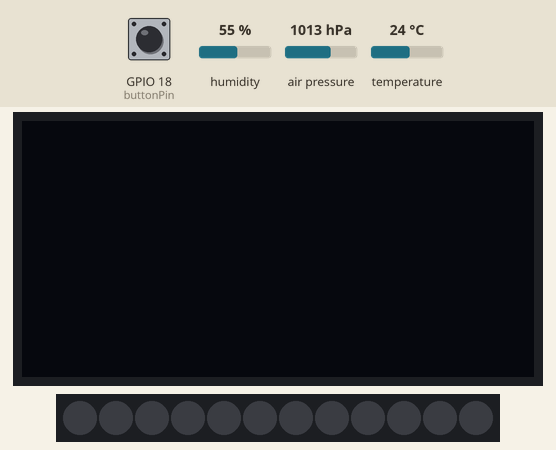
Simulated run of this sketch. Board: ESP32. Parts: 128×64 one-colour display, 12 RGB LEDs in strip order, left to right. The inputs (shaded band) are chosen by the test bench; at power-on: GPIO 18 (buttonPin) LOW, humidity 55 %, air pressure 1013 hPa, temperature 24 °C. Dim RGB values are drawn brighter than linear; WiFi joins after 1.5 s; servers stay silent unless stated; the local clock reads 2024-03-15 10:24:30 at power-on unless the sketch sets it; what the sketch prints to the serial monitor is not drawn.

Above: at 2.7 s.
2.8 s: GPIO 18 (buttonPin) pulled HIGH for 0.15 s
At 3.5 s:
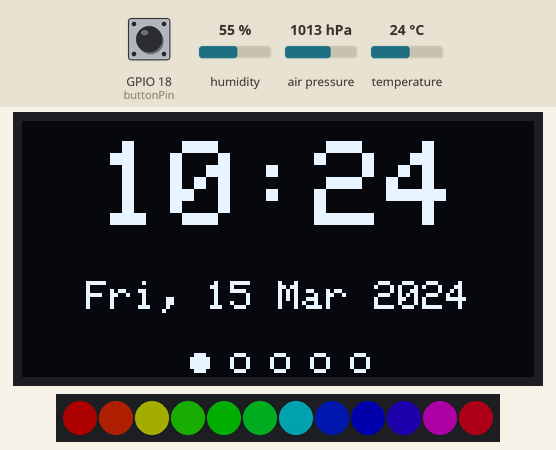
4.4 s: GPIO 18 (buttonPin) pulled HIGH for 1 s
At 5.2 s:
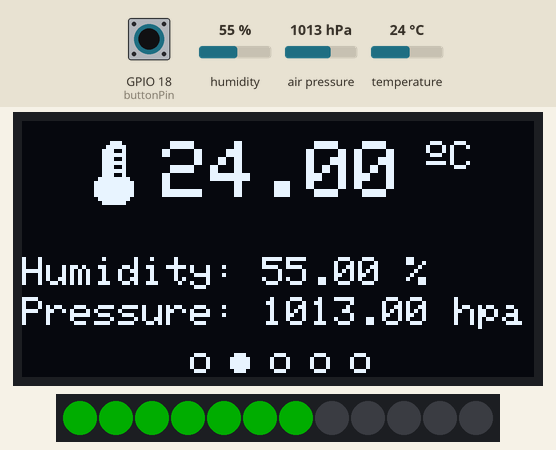
6.9 s: GPIO 18 (buttonPin) pulled HIGH for 0.15 s
At 7.7 s:
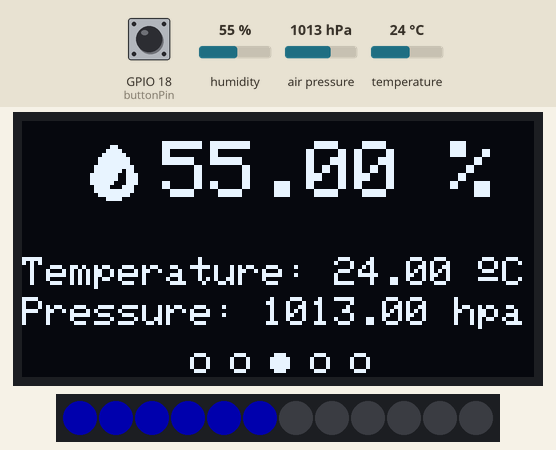
8.7 s: GPIO 18 (buttonPin) pulled HIGH for 3.2 s
At 10.5 s:
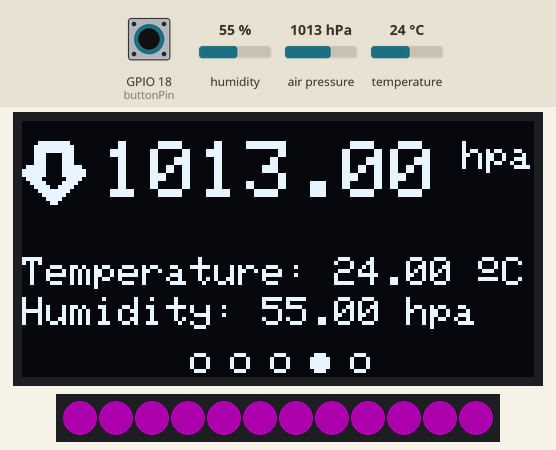
13.4 s: GPIO 18 (buttonPin) pulled HIGH for 0.15 s
At 14.3 s:
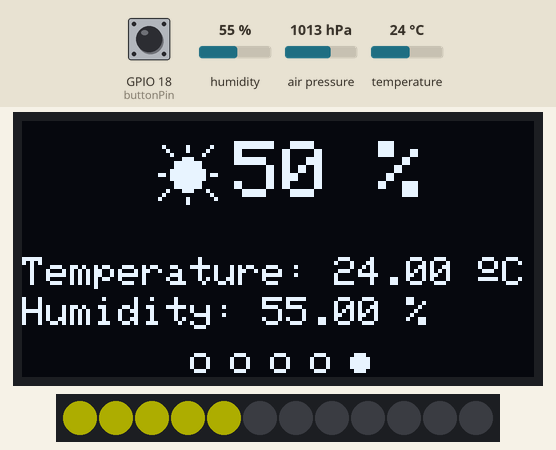
Timing chart, 0 to 16.1 s (numbered marks = the images above; inputs shaded):
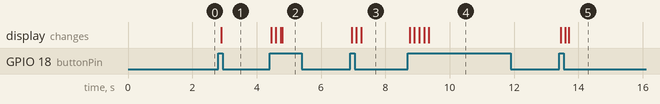

The sketch:

A42_ESP32_Weather_Station.ino
```cpp
/*********
  Board: DOIT ESP32 DEVKIT V1  / V4

Einstellungen:
https://arduino.esp8266.com/stable/package_esp8266com_index.json
https://dl.espressif.com/dl/package_esp32_index.json
http://dan.drown.org/stm32duino/package_STM32duino_index.json
https://dl.espressif.com/dl/package_esp32_index.json


BME280 temperature, humidity and pressure sensor;
LDR (light dependent resistor – luminosity sensor);
0.96 inch I2C OLED Display;
Pushbutton;
12 WS2812B addressable RGB LEDs;


Component  ESP32 Pin Assignment
BME280  GPIO 21 (SDA), GPIO 22 (SCL)
OLED Display  GPIO 21 (SDA), GPIO 22 (SCL)
Light Dependent Resistor (LDR)  GPIO 33
Pushbutton  GPIO 18
Addressable RGB LEDs  GPIO 27

*/

#include <Arduino.h>
#include <Adafruit_NeoPixel.h>
#include <Wire.h>
#include <Adafruit_GFX.h>
#include <Adafruit_SSD1306.h>
#include <Adafruit_Sensor.h>
#include <Adafruit_BME280.h>
#include <WiFi.h>
#include <time.h>

// Insert your network credentials
const char* ssid     = "xxx";
const char* password = "xxx";

// NTP Server Details
const char* ntpServer = "pool.ntp.org";
const long  gmtOffset_sec = 0;
const int   daylightOffset_sec = 3600;

// OLED Display
#define SCREEN_WIDTH 128  // OLED display width, in pixels
#define SCREEN_HEIGHT 64  // OLED display height, in pixels

#define I2Cdisplay_SDA 21
#define I2Cdisplay_SCL 22
TwoWire I2Cdisplay = TwoWire(1);

Adafruit_SSD1306 display(SCREEN_WIDTH, SCREEN_HEIGHT, &I2Cdisplay, -1);

// WS2812B Addressable RGB LEDs
#define LED_PIN    27  // GPIO the LEDs are connected to
#define LED_COUNT  12  // Number of LEDs
Adafruit_NeoPixel strip(LED_COUNT, LED_PIN, NEO_GRB + NEO_KHZ800);

// BME280
#define I2C_SDA 21
#define I2C_SCL 22
TwoWire I2CBME = TwoWire(0);
Adafruit_BME280 bme;

// LDR (Light Dependent Resistor)
#define ldr  33

// Pushbutton
#define buttonPin  18

int buttonState;              // current reading from the input pin
int lastButtonState = LOW;    // previous reading from the input pin

unsigned long lastDebounceTime = 0;  // the last time the output pin was toggled
unsigned long debounceDelay = 50;    // the debounce time; increase if the output flickers

// Screens
int displayScreenNum = 0;
int displayScreenNumMax = 4;

unsigned long lastTimer = 0;
unsigned long timerDelay = 15000;

unsigned char temperature_icon[] ={
  0b00000001, 0b11000000, //        ###
  0b00000011, 0b11100000, //       #####
  0b00000111, 0b00100000, //      ###  #
  0b00000111, 0b11100000, //      ######
  0b00000111, 0b00100000, //      ###  #
  0b00000111, 0b11100000, //      ######
  0b00000111, 0b00100000, //      ###  #
  0b00000111, 0b11100000, //      ######
  0b00000111, 0b00100000, //      ###  #
  0b00001111, 0b11110000, //     ########
  0b00011111, 0b11111000, //    ##########
  0b00011111, 0b11111000, //    ##########
  0b00011111, 0b11111000, //    ##########
  0b00011111, 0b11111000, //    ##########
  0b00001111, 0b11110000, //     ########
  0b00000111, 0b11100000, //      ######
};

unsigned char humidity_icon[] ={
  0b00000000, 0b00000000, //
  0b00000001, 0b10000000, //        ##
  0b00000011, 0b11000000, //       ####
  0b00000111, 0b11100000, //      ######
  0b00001111, 0b11110000, //     ########
  0b00001111, 0b11110000, //     ########
  0b00011111, 0b11111000, //    ##########
  0b00011111, 0b11011000, //    ####### ##
  0b00111111, 0b10011100, //   #######  ###
  0b00111111, 0b10011100, //   #######  ###
  0b00111111, 0b00011100, //   ######   ###
  0b00011110, 0b00111000, //    ####   ###
  0b00011111, 0b11111000, //    ##########
  0b00001111, 0b11110000, //     ########
  0b00000011, 0b11000000, //       ####
  0b00000000, 0b00000000, //
};

unsigned char arrow_down_icon[] ={
  0b00001111, 0b11110000, //     ########
  0b00011111, 0b11111000, //    ##########
  0b00011111, 0b11111000, //    ##########
  0b00011100, 0b00111000, //    ###    ###
  0b00011100, 0b00111000, //    ###    ###
  0b00011100, 0b00111000, //    ###    ###
  0b01111100, 0b00111110, //  #####    #####
  0b11111100, 0b00111111, // ######    ######
  0b11111100, 0b00111111, // ######    ######
  0b01111000, 0b00011110, //  ####      ####
  0b00111100, 0b00111100, //   ####    ####
  0b00011110, 0b01111000, //    ####  ####
  0b00001111, 0b11110000, //     ########
  0b00000111, 0b11100000, //      ######
  0b00000011, 0b11000000, //       ####
  0b00000001, 0b10000000, //        ##
};

unsigned char sun_icon[] ={
  0b00000000, 0b00000000, //
  0b00100000, 0b10000010, //   #     #     #
  0b00010000, 0b10000100, //    #    #    #
  0b00001000, 0b00001000, //     #       #
  0b00000001, 0b11000000, //        ###
  0b00000111, 0b11110000, //      #######
  0b00000111, 0b11110000, //      #######
  0b00001111, 0b11111000, //     #########
  0b01101111, 0b11111011, //  ## ######### ##
  0b00001111, 0b11111000, //     #########
  0b00000111, 0b11110000, //      #######
  0b00000111, 0b11110000, //      #######
  0b00010001, 0b11000100, //    #   ###   #
  0b00100000, 0b00000010, //   #           #
  0b01000000, 0b10000001, //  #      #      #
  0b00000000, 0b10000000, //         #
};

// Clear the LEDs
void colorWipe(uint32_t color, int wait, int numNeoPixels) {
  for(int i=0; i<numNeoPixels; i++) { // For each pixel in strip...
    strip.setPixelColor(i, color);         //  Set pixel's color (in RAM)
    strip.show();                          //  Update strip to match
    delay(wait);                           //  Pause for a moment
  }
}

// Rainbow cycle along all LEDs. Pass delay time (in ms) between frames.
void rainbow(int wait) {
  long firstPixelHue = 256;
    for(int i=0; i<strip.numPixels(); i++) { // For each pixel in strip...
      int pixelHue = firstPixelHue + (i * 65536L / strip.numPixels());
      strip.setPixelColor(i, strip.gamma32(strip.ColorHSV(pixelHue)));
    }
    strip.show(); // Update strip with new contents
    delay(wait);  // Pause for a moment
}

// Create display marker for each screen
void displayIndicator(int displayNumber) {
  int xCoordinates[5] = {44, 54, 64, 74, 84};
  for (int i =0; i<5; i++) {
    if (i == displayNumber) {
      display.fillCircle(xCoordinates[i], 60, 2, WHITE);
    }
    else {
      display.drawCircle(xCoordinates[i], 60, 2, WHITE);
    }
  }
}

//SCREEN NUMBER 0: DATE AND TIME
void displayLocalTime(){
  struct tm timeinfo;
  if(!getLocalTime(&timeinfo)){
    Serial.println("Failed to obtain time");
  }
  Serial.println(&timeinfo, "%A, %B %d %Y %H:%M:%S");

  //GET DATE
  //Get full weekday name
  char weekDay[10];
  strftime(weekDay, sizeof(weekDay), "%a", &timeinfo);
  //Get day of month
  char dayMonth[4];
  strftime(dayMonth, sizeof(dayMonth), "%d", &timeinfo);
  //Get abbreviated month name
  char monthName[5];
  strftime(monthName, sizeof(monthName), "%b", &timeinfo);
  //Get year
  char year[6];
  strftime(year, sizeof(year), "%Y", &timeinfo);

  //GET TIME
  //Get hour (12 hour format)
  /*char hour[4];
  strftime(hour, sizeof(hour), "%I", &timeinfo);*/

  //Get hour (24 hour format)
  char hour[4];
  strftime(hour, sizeof(hour), "%H", &timeinfo);
  //Get minute
  char minute[4];
  strftime(minute, sizeof(minute), "%M", &timeinfo);

  //Display Date and Time on OLED display
  display.clearDisplay();
  display.setTextColor(WHITE);
  display.setTextSize(3);
  display.setCursor(19,5);
  display.print(hour);
  display.print(":");
  display.print(minute);
  display.setTextSize(1);
  display.setCursor(16,40);
  display.print(weekDay);
  display.print(", ");
  display.print(dayMonth);
  display.print(" ");
  display.print(monthName);
  display.print(" ");
  display.print(year);
  displayIndicator(displayScreenNum);
  display.display();
  rainbow(10);
}

// SCREEN NUMBER 1: TEMPERATURE
void displayTemperature(){
  display.clearDisplay();
  display.setTextSize(2);
  display.drawBitmap(15, 5, temperature_icon, 16, 16 ,1);
  display.setCursor(35, 5);
  float temperature = bme.readTemperature();
  display.print(temperature);
  display.cp437(true);
  display.setTextSize(1);
  display.print(" ");
  display.write(167);
  display.print("C");
  display.setCursor(0, 34);
  display.setTextSize(1);
  display.print("Humidity: ");
  display.print(bme.readHumidity());
  display.print(" %");
  display.setCursor(0, 44);
  display.setTextSize(1);
  display.print("Pressure: ");
  display.print(bme.readPressure()/100.0F);
  display.print(" hpa");
  displayIndicator(displayScreenNum);
  display.display();
  int temperaturePer = map(temperature, -5, 36, 0, LED_COUNT-1);
  colorWipe(strip.Color(0,   255,   0), 50, temperaturePer);
}

// SCREEN NUMBER 2: HUMIDITY
void displayHumidity(){
  display.clearDisplay();
  display.setTextSize(2);
  display.drawBitmap(15, 5, humidity_icon, 16, 16 ,1);
  display.setCursor(35, 5);
  float humidity = bme.readHumidity();
  display.print(humidity);
  display.print(" %");
  display.setCursor(0, 34);
  display.setTextSize(1);
  display.print("Temperature: ");
  display.print(bme.readTemperature());
  display.cp437(true);
  display.print(" ");
  display.write(167);
  display.print("C");
  display.setCursor(0, 44);
  display.setTextSize(1);
  display.print("Pressure: ");
  display.print(bme.readPressure()/100.0F);
  display.print(" hpa");
  displayIndicator(displayScreenNum);
  display.display();
  int humidityPer = map(humidity, 0, 100, 0, LED_COUNT-1);
  colorWipe(strip.Color(0,   0,   255), 50, humidityPer);
}

// SCREEN NUMBER 3: PRESSURE
void displayPressure(){
  display.clearDisplay();
  display.setTextSize(2);
  display.drawBitmap(0, 5, arrow_down_icon, 16, 16 ,1);
  display.setCursor(20, 5);
  display.print(bme.readPressure()/100.0F);
  display.setTextSize(1);
  display.print(" hpa");
  display.setCursor(0, 34);
  display.setTextSize(1);
  display.print("Temperature: ");
  display.print(bme.readTemperature());
  display.cp437(true);
  display.print(" ");
  display.write(167);
  display.print("C");
  display.setCursor(0, 44);
  display.setTextSize(1);
  display.print("Humidity: ");
  display.print(bme.readHumidity());
  display.print(" hpa");
  displayIndicator(displayScreenNum);
  display.display();
  colorWipe(strip.Color(255,   0,   255), 50, 12);
}

// SCREEN NUMBER 4: LUMINOSITY
void displayLDR(){
  display.clearDisplay();
  display.setTextSize(2);
  display.drawBitmap(33, 5, sun_icon, 16, 16 ,1);
  display.setCursor(53, 5);
  int ldrReading = map(analogRead(ldr), 0, 4095, 100, 0);
  display.print(ldrReading);
  display.print(" %");
  display.setTextSize(1);
  display.setCursor(0, 34);
  display.print("Temperature: ");
  display.print(bme.readTemperature());
  display.print(" ");
  display.cp437(true);
  display.write(167);
  display.print("C");
  display.setCursor(0, 44);
  display.setTextSize(1);
  display.print("Humidity: ");
  display.print(bme.readHumidity());
  display.print(" %");
  display.setCursor(0, 44);
  displayIndicator(displayScreenNum);
  display.display();
  int ldrReadingPer = map(ldrReading, 0, 100, 0, LED_COUNT-1);
  colorWipe(strip.Color(255,   255,   0), 50, ldrReadingPer);
}

// Display the right screen accordingly to the displayScreenNum
void updateScreen() {
  colorWipe(strip.Color(0, 0, 0), 1, LED_COUNT);
  if (displayScreenNum == 0){
    displayLocalTime();
  }
  else if (displayScreenNum == 1) {
    displayTemperature();
  }
  else if (displayScreenNum ==2){
    displayHumidity();
  }
  else if (displayScreenNum==3){
    displayPressure();
  }
  else {
    displayLDR();
  }
}

void setup() {
  Serial.begin(115200);

  // Initialize the pushbutton pin as an input
  pinMode(buttonPin, INPUT);

  I2CBME.begin(I2C_SDA, I2C_SCL, 100000);
  I2Cdisplay.begin(I2Cdisplay_SDA, I2Cdisplay_SCL, 100000);

  // Initialize OLED Display
  if(!display.begin(SSD1306_SWITCHCAPVCC, 0x3C)) {
    Serial.println(F("SSD1306 allocation failed"));
    for(;;);
  }
  display.clearDisplay();
  display.setTextColor(WHITE);

  // Initialize BME280
  bool status = bme.begin(0x76, &I2CBME);
  if (!status) {
    Serial.println("Could not find a valid BME280 sensor, check wiring!");
    while (1);
  }

  // Initialize WS2812B LEDs
  strip.begin();           // INITIALIZE NeoPixel strip object (REQUIRED)
  strip.show();            // Turn OFF all pixels ASAP
  strip.setBrightness(50); // Set BRIGHTNESS to about 1/5 (max = 255)

  // Connect to Wi-Fi
  Serial.print("Connecting to ");
  Serial.println(ssid);
  WiFi.begin(ssid, password);
  while (WiFi.status() != WL_CONNECTED) {
    delay(500);
    Serial.print(".");
  }
  Serial.println("");
  Serial.println("WiFi connected.");

  // Init and get the time
  configTime(gmtOffset_sec, daylightOffset_sec, ntpServer);
}

void loop() {
  // read the state of the switch into a local variable
  int reading = digitalRead(buttonPin);

  // Change screen when the pushbutton is pressed
  if (reading != lastButtonState) {
    lastDebounceTime = millis();
  }

  if ((millis() - lastDebounceTime) > debounceDelay) {
    if (reading != buttonState) {
      buttonState = reading;
      if (buttonState == HIGH) {
        updateScreen();
        Serial.println(displayScreenNum);
        if(displayScreenNum < displayScreenNumMax) {
          displayScreenNum++;
        }
        else {
          displayScreenNum = 0;
        }
        lastTimer = millis();
      }
    }
  }
  lastButtonState = reading;

  // Change screen every 15 seconds (timerDelay variable)
  if ((millis() - lastTimer) > timerDelay) {
    updateScreen();
    Serial.println(displayScreenNum);
    if(displayScreenNum < displayScreenNumMax) {
      displayScreenNum++;
    }
    else {
      displayScreenNum = 0;
    }
    lastTimer = millis();
  }
}
```

Measured:
- after the input at 2.8 s, the display: first changes after 0.09 s (image 1 shows a later state)
